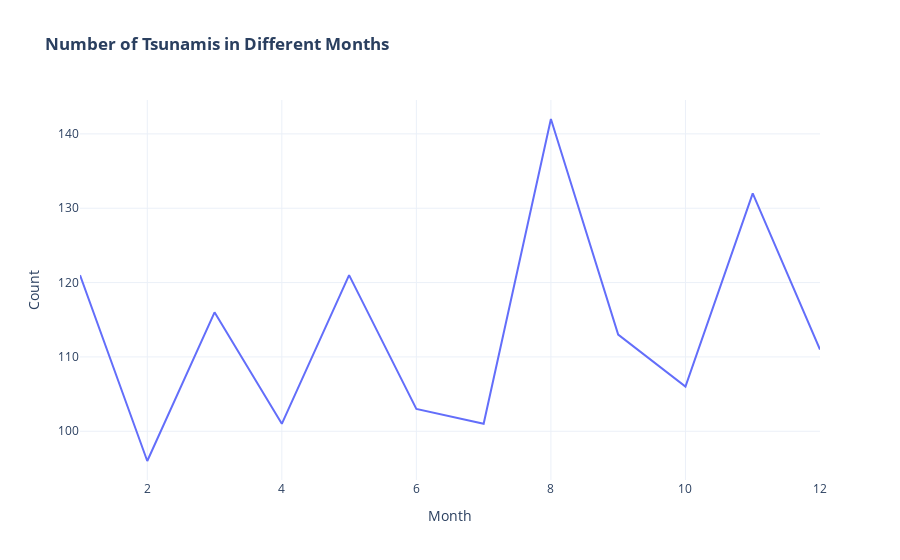

This figure's notebook cell:
### Markdown cell above
**<br>It's evident that There is a noticeable increase in the frequency of tsunami occurrences every 5 to 10 years.  
<br>**

### Code cell
df_cnt_mo=df.groupby(['Mo'])['Sr.no'].count().reset_index()
fig=px.line(df_cnt_mo, x="Mo", y="Sr.no",template='plotly_white',labels={
                     "Sr.no": "Count","Mo":"Month"},title="<b>Number of Tsunamis in Different Months")
fig.show()

### Figure 1 — Plotly figure (JSON) as saved in the notebook; plotly's stock layout.template omitted (floating-point values rounded to 4 significant figures)
{"data": [{"hovertemplate": "Month=%{x}<br>Count=%{y}<extra></extra>", "legendgroup": "", "line": {"color": "#636efa", "dash": "solid"}, "marker": {"symbol": "circle"}, "mode": "lines", "name": "", "orientation": "v", "showlegend": false, "x": [1.0, 2.0, 3.0, 4.0, 5.0, 6.0, 7.0, 8.0, 9.0, 10.0, 11.0, 12.0], "xaxis": "x", "y": [121, 96, 116, 101, 121, 103, 101, 142, 113, 106, 132, 111], "yaxis": "y", "type": "scatter"}], "layout": {"xaxis": {"anchor": "y", "domain": [0.0, 1.0], "title": {"text": "Month"}}, "yaxis": {"anchor": "x", "domain": [0.0, 1.0], "title": {"text": "Count"}}, "legend": {"tracegroupgap": 0}, "title": {"text": "<b>Number of Tsunamis in Different Months"}}}
